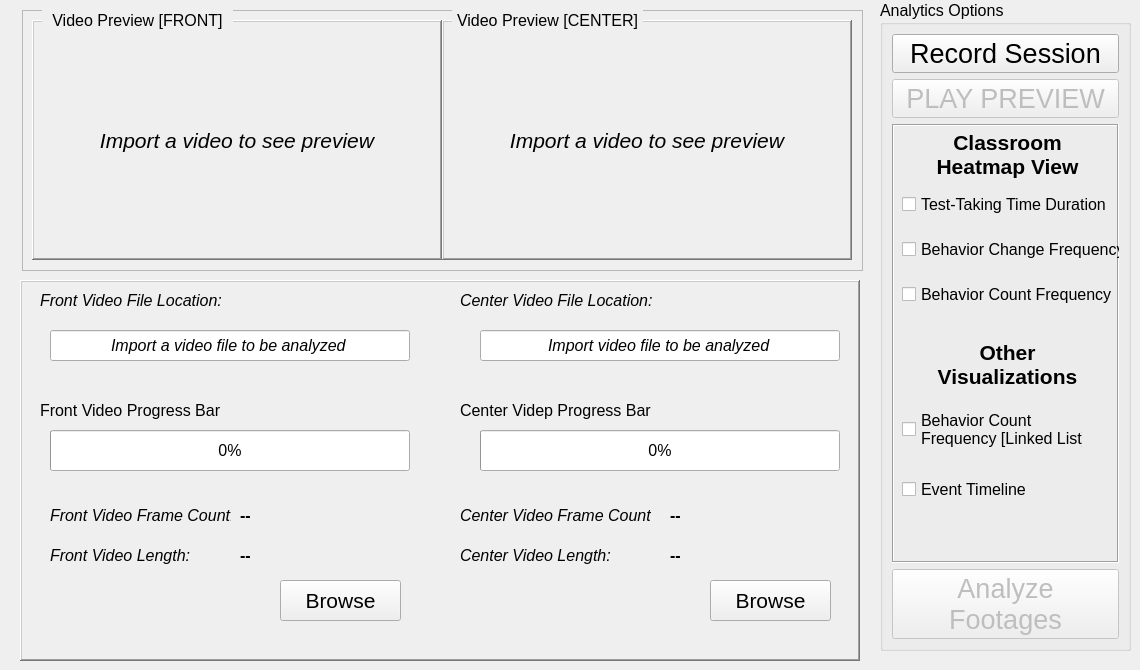
         <widget class="QWidget" name="page_2">
          <widget class="QFrame" name="browse_frame">
           <property name="geometry">
            <rect>
             <x>20</x>
             <y>280</y>
             <width>840</width>
             <height>381</height>
            </rect>
           </property>
           <property name="font">
            <font>
             <pointsize>12</pointsize>
            </font>
           </property>
           <property name="frameShape">
            <enum>QFrame::Shape::WinPanel</enum>
           </property>
           <property name="frameShadow">
            <enum>QFrame::Shadow::Raised</enum>
           </property>
           <widget class="QLabel" name="FileLocation_front">
            <property name="geometry">
             <rect>
              <x>20</x>
              <y>10</y>
              <width>211</width>
              <height>21</height>
             </rect>
            </property>
            <property name="font">
             <font>
              <pointsize>12</pointsize>
              <italic>true</italic>
             </font>
            </property>
            <property name="text">
             <string>Front Video File Location: </string>
            </property>
           </widget>
           <widget class="QLineEdit" name="videodirectory_front">
            <property name="geometry">
             <rect>
              <x>30</x>
              <y>50</y>
              <width>360</width>
              <height>31</height>
             </rect>
            </property>
            <property name="font">
             <font>
              <pointsize>12</pointsize>
              <italic>true</italic>
             </font>
            </property>
            <property name="text">
             <string>Import a video file to be analyzed</string>
            </property>
            <property name="alignment">
             <set>Qt::AlignmentFlag::AlignCenter</set>
            </property>
           </widget>
           <widget class="QLabel" name="FileLocation_center">
            <property name="geometry">
             <rect>
              <x>440</x>
              <y>10</y>
              <width>211</width>
              <height>21</height>
             </rect>
            </property>
            <property name="font">
             <font>
              <pointsize>12</pointsize>
              <italic>true</italic>
             </font>
            </property>
            <property name="text">
             <string>Center Video File Location:</string>
            </property>
           </widget>
           <widget class="QLineEdit" name="lineEdit_2">
            <property name="geometry">
             <rect>
              <x>460</x>
              <y>50</y>
              <width>360</width>
              <height>31</height>
             </rect>
            </property>
            <property name="font">
             <font>
              <pointsize>12</pointsize>
              <italic>true</italic>
             </font>
            </property>
            <property name="inputMask">
             <string/>
            </property>
            <property name="text">
             <string>Import video file to be analyzed</string>
            </property>
            <property name="alignment">
             <set>Qt::AlignmentFlag::AlignCenter</set>
            </property>
           </widget>
           <widget class="QLabel" name="label_2">
            <property name="geometry">
             <rect>
              <x>20</x>
              <y>120</y>
              <width>211</width>
              <height>21</height>
             </rect>
            </property>
            <property name="font">
             <font>
              <pointsize>12</pointsize>
             </font>
            </property>
            <property name="text">
             <string>Front Video Progress Bar</string>
            </property>
           </widget>
           <widget class="QProgressBar" name="progressBar_front">
            <property name="enabled">
             <bool>true</bool>
            </property>
            <property name="geometry">
             <rect>
              <x>30</x>
              <y>150</y>
              <width>360</width>
              <height>41</height>
             </rect>
            </property>
            <property name="font">
             <font>
              <pointsize>12</pointsize>
             </font>
            </property>
            <property name="statusTip">
             <string/>
            </property>
            <property name="layoutDirection">
             <enum>Qt::LayoutDirection::LeftToRight</enum>
            </property>
            <property name="autoFillBackground">
             <bool>false</bool>
            </property>
            <property name="value">
             <number>0</number>
            </property>
            <property name="alignment">
             <set>Qt::AlignmentFlag::AlignBottom|Qt::AlignmentFlag::AlignRight|Qt::AlignmentFlag::AlignTrailing</set>
            </property>
            <property name="textVisible">
             <bool>true</bool>
            </property>
            <property name="orientation">
             <enum>Qt::Orientation::Horizontal</enum>
            </property>
            <property name="invertedAppearance">
             <bool>false</bool>
            </property>
            <property name="textDirection">
             <enum>QProgressBar::Direction::TopToBottom</enum>
            </property>
            <property name="format">
             <string>%p%</string>
            </property>
           </widget>
           <widget class="QProgressBar" name="progressBar_center">
            <property name="geometry">
             <rect>
              <x>460</x>
              <y>150</y>
              <width>360</width>
              <height>41</height>
             </rect>
            </property>
            <property name="value">
             <number>0</number>
            </property>
            <property name="alignment">
             <set>Qt::AlignmentFlag::AlignBottom|Qt::AlignmentFlag::AlignRight|Qt::AlignmentFlag::AlignTrailing</set>
            </property>
           </widget>
           <widget class="QLabel" name="label_3">
            <property name="geometry">
             <rect>
              <x>440</x>
              <y>120</y>
              <width>211</width>
              <height>21</height>
             </rect>
            </property>
            <property name="text">
             <string>Center Videp Progress Bar</string>
            </property>
           </widget>
           <widget class="QLabel" name="front_frame_count">
            <property name="geometry">
             <rect>
              <x>220</x>
              <y>220</y>
              <width>81</width>
              <height>31</height>
             </rect>
            </property>
            <property name="font">
             <font>
              <pointsize>12</pointsize>
              <italic>false</italic>
              <bold>true</bold>
             </font>
            </property>
            <property name="text">
             <string>--</string>
            </property>
            <property name="alignment">
             <set>Qt::AlignmentFlag::AlignLeading|Qt::AlignmentFlag::AlignLeft|Qt::AlignmentFlag::AlignVCenter</set>
            </property>
           </widget>
           <widget class="QLabel" name="somelabelforprogrss_3">
            <property name="geometry">
             <rect>
              <x>30</x>
              <y>220</y>
              <width>181</width>
              <height>31</height>
             </rect>
            </property>
            <property name="font">
             <font>
              <pointsize>12</pointsize>
              <italic>true</italic>
              <bold>false</bold>
             </font>
            </property>
            <property name="text">
             <string>Front Video Frame Count:</string>
            </property>
            <property name="alignment">
             <set>Qt::AlignmentFlag::AlignLeading|Qt::AlignmentFlag::AlignLeft|Qt::AlignmentFlag::AlignVCenter</set>
            </property>
           </widget>
           <widget class="QLabel" name="somelabelforprogrss_4">
            <property name="geometry">
             <rect>
              <x>30</x>
              <y>260</y>
              <width>161</width>
              <height>31</height>
             </rect>
            </property>
            <property name="font">
             <font>
              <pointsize>12</pointsize>
              <italic>true</italic>
              <bold>false</bold>
             </font>
            </property>
            <property name="text">
             <string>Front Video Length:</string>
            </property>
            <property name="alignment">
             <set>Qt::AlignmentFlag::AlignLeading|Qt::AlignmentFlag::AlignLeft|Qt::AlignmentFlag::AlignVCenter</set>
            </property>
           </widget>
           <widget class="QPushButton" name="import_video_button_front">
            <property name="geometry">
             <rect>
              <x>260</x>
              <y>300</y>
              <width>121</width>
              <height>41</height>
             </rect>
            </property>
            <property name="font">
             <font>
              <pointsize>16</pointsize>
              <bold>false</bold>
             </font>
            </property>
            <property name="autoFillBackground">
             <bool>false</bool>
            </property>
            <property name="text">
             <string>Browse</string>
            </property>
           </widget>
           <widget class="QLabel" name="front_video_length">
            <property name="geometry">
             <rect>
              <x>220</x>
              <y>260</y>
              <width>81</width>
              <height>31</height>
             </rect>
            </property>
            <property name="font">
             <font>
              <pointsize>12</pointsize>
              <italic>false</italic>
              <bold>true</bold>
             </font>
            </property>
            <property name="text">
             <string>--</string>
            </property>
            <property name="alignment">
             <set>Qt::AlignmentFlag::AlignLeading|Qt::AlignmentFlag::AlignLeft|Qt::AlignmentFlag::AlignVCenter</set>
            </property>
           </widget>
           <widget class="QLabel" name="somelabelforprogrss_5">
            <property name="geometry">
             <rect>
              <x>440</x>
              <y>260</y>
              <width>161</width>
              <height>31</height>
             </rect>
            </property>
            <property name="font">
             <font>
              <pointsize>12</pointsize>
              <italic>true</italic>
              <bold>false</bold>
             </font>
            </property>
            <property name="text">
             <string>Center Video Length:</string>
            </property>
            <property name="alignment">
             <set>Qt::AlignmentFlag::AlignLeading|Qt::AlignmentFlag::AlignLeft|Qt::AlignmentFlag::AlignVCenter</set>
            </property>
           </widget>
           <widget class="QPushButton" name="import_video_button_center">
            <property name="geometry">
             <rect>
              <x>690</x>
              <y>300</y>
              <width>121</width>
              <height>41</height>
             </rect>
            </property>
            <property name="font">
             <font>
              <pointsize>16</pointsize>
              <bold>false</bold>
             </font>
            </property>
            <property name="autoFillBackground">
             <bool>false</bool>
            </property>
            <property name="text">
             <string>Browse</string>
            </property>
           </widget>
           <widget class="QLabel" name="somelabelforprogrss_7">
            <property name="geometry">
             <rect>
              <x>440</x>
              <y>220</y>
              <width>191</width>
              <height>31</height>
             </rect>
            </property>
            <property name="font">
             <font>
              <pointsize>12</pointsize>
              <italic>true</italic>
              <bold>false</bold>
             </font>
            </property>
            <property name="text">
             <string>Center Video Frame Count:</string>
            </property>
            <property name="alignment">
             <set>Qt::AlignmentFlag::AlignLeading|Qt::AlignmentFlag::AlignLeft|Qt::AlignmentFlag::AlignVCenter</set>
            </property>
           </widget>
           <widget class="QLabel" name="center_video_length">
            <property name="geometry">
             <rect>
              <x>650</x>
              <y>260</y>
              <width>71</width>
              <height>31</height>
             </rect>
            </property>
            <property name="font">
             <font>
              <pointsize>12</pointsize>
              <italic>false</italic>
              <bold>true</bold>
             </font>
            </property>
            <property name="text">
             <string>--</string>
            </property>
            <property name="alignment">
             <set>Qt::AlignmentFlag::AlignLeading|Qt::AlignmentFlag::AlignLeft|Qt::AlignmentFlag::AlignVCenter</set>
            </property>
           </widget>
           <widget class="QLabel" name="center_frame_count">
            <property name="geometry">
             <rect>
              <x>650</x>
              <y>220</y>
              <width>71</width>
              <height>31</height>
             </rect>
            </property>
            <property name="font">
             <font>
              <pointsize>12</pointsize>
              <italic>false</italic>
              <bold>true</bold>
             </font>
            </property>
            <property name="text">
             <string>--</string>
            </property>
            <property name="alignment">
             <set>Qt::AlignmentFlag::AlignLeading|Qt::AlignmentFlag::AlignLeft|Qt::AlignmentFlag::AlignVCenter</set>
            </property>
           </widget>
          </widget>
          <widget class="QFrame" name="frame_4">
           <property name="geometry">
            <rect>
             <x>22</x>
             <y>10</y>
             <width>841</width>
             <height>261</height>
            </rect>
           </property>
           <property name="frameShape">
            <enum>QFrame::Shape::StyledPanel</enum>
           </property>
           <property name="frameShadow">
            <enum>QFrame::Shadow::Raised</enum>
           </property>
           <widget class="QLabel" name="video_preview_label_front">
            <property name="geometry">
             <rect>
              <x>10</x>
              <y>10</y>
              <width>410</width>
              <height>240</height>
             </rect>
            </property>
            <property name="font">
             <font>
              <pointsize>16</pointsize>
              <italic>true</italic>
             </font>
            </property>
            <property name="frameShape">
             <enum>QFrame::Shape::WinPanel</enum>
            </property>
            <property name="frameShadow">
             <enum>QFrame::Shadow::Raised</enum>
            </property>
            <property name="text">
             <string>Import a video to see preview</string>
            </property>
            <property name="alignment">
             <set>Qt::AlignmentFlag::AlignCenter</set>
            </property>
           </widget>
           <widget class="QLabel" name="video_preview_label_center">
            <property name="geometry">
             <rect>
              <x>420</x>
              <y>10</y>
              <width>410</width>
              <height>240</height>
             </rect>
            </property>
            <property name="font">
             <font>
              <pointsize>16</pointsize>
              <italic>true</italic>
             </font>
            </property>
            <property name="frameShape">
             <enum>QFrame::Shape::WinPanel</enum>
            </property>
            <property name="frameShadow">
             <enum>QFrame::Shadow::Raised</enum>
            </property>
            <property name="text">
             <string>Import a video to see preview</string>
            </property>
            <property name="alignment">
             <set>Qt::AlignmentFlag::AlignCenter</set>
            </property>
           </widget>
           <widget class="QLabel" name="label_29">
            <property name="geometry">
             <rect>
              <x>430</x>
              <y>0</y>
              <width>191</width>
              <height>21</height>
             </rect>
            </property>
            <property name="font">
             <font>
              <pointsize>12</pointsize>
             </font>
            </property>
            <property name="autoFillBackground">
             <bool>true</bool>
            </property>
            <property name="text">
             <string>Video Preview [CENTER]</string>
            </property>
            <property name="alignment">
             <set>Qt::AlignmentFlag::AlignCenter</set>
            </property>
           </widget>
           <widget class="QLabel" name="label_30">
            <property name="geometry">
             <rect>
              <x>20</x>
              <y>0</y>
              <width>191</width>
              <height>21</height>
             </rect>
            </property>
            <property name="font">
             <font>
              <pointsize>12</pointsize>
             </font>
            </property>
            <property name="autoFillBackground">
             <bool>true</bool>
            </property>
            <property name="text">
             <string>Video Preview [FRONT]</string>
            </property>
            <property name="alignment">
             <set>Qt::AlignmentFlag::AlignCenter</set>
            </property>
           </widget>
          </widget>
          <widget class="QGroupBox" name="groupBox_2">
           <property name="geometry">
            <rect>
             <x>880</x>
             <y>0</y>
             <width>251</width>
             <height>651</height>
            </rect>
           </property>
           <property name="font">
            <font>
             <pointsize>12</pointsize>
            </font>
           </property>
           <property name="title">
            <string>Analytics Options</string>
           </property>
           <layout class="QGridLayout" name="gridLayout_3">
            <item row="2" column="0">
             <widget class="QFrame" name="frame_7">
              <property name="frameShape">
               <enum>QFrame::Shape::Box</enum>
              </property>
              <property name="frameShadow">
               <enum>QFrame::Shadow::Sunken</enum>
              </property>
              <property name="lineWidth">
               <number>1</number>
              </property>
              <widget class="QLabel" name="label_16">
               <property name="geometry">
                <rect>
                 <x>0</x>
                 <y>0</y>
                 <width>231</width>
                 <height>61</height>
                </rect>
               </property>
               <property name="font">
                <font>
                 <pointsize>16</pointsize>
                 <bold>true</bold>
                </font>
               </property>
               <property name="text">
                <string>Classroom
Heatmap View</string>
               </property>
               <property name="alignment">
                <set>Qt::AlignmentFlag::AlignCenter</set>
               </property>
              </widget>
              <widget class="QCheckBox" name="behavior_change_freq_chkbox">
               <property name="geometry">
                <rect>
                 <x>10</x>
                 <y>110</y>
                 <width>221</width>
                 <height>31</height>
                </rect>
               </property>
               <property name="font">
                <font>
                 <pointsize>12</pointsize>
                </font>
               </property>
               <property name="text">
                <string>Behavior Change Frequency</string>
               </property>
              </widget>
              <widget class="QCheckBox" name="tesk_taking_time_chkbox">
               <property name="geometry">
                <rect>
                 <x>10</x>
                 <y>70</y>
                 <width>211</width>
                 <height>21</height>
                </rect>
               </property>
               <property name="font">
                <font>
                 <pointsize>12</pointsize>
                </font>
               </property>
               <property name="text">
                <string>Test-Taking Time Duration</string>
               </property>
              </widget>
              <widget class="QCheckBox" name="behavior_count_freq_chkbox">
               <property name="geometry">
                <rect>
                 <x>10</x>
                 <y>150</y>
                 <width>211</width>
                 <height>41</height>
                </rect>
               </property>
               <property name="font">
                <font>
                 <pointsize>12</pointsize>
                </font>
               </property>
               <property name="text">
                <string>Behavior Count Frequency</string>
               </property>
              </widget>
              <widget class="QLabel" name="label_20">
               <property name="geometry">
                <rect>
                 <x>0</x>
                 <y>210</y>
                 <width>231</width>
                 <height>61</height>
                </rect>
               </property>
               <property name="font">
                <font>
                 <pointsize>16</pointsize>
                 <bold>true</bold>
                </font>
               </property>
               <property name="text">
                <string>Other
Visualizations</string>
               </property>
               <property name="alignment">
                <set>Qt::AlignmentFlag::AlignCenter</set>
               </property>
              </widget>
              <widget class="QCheckBox" name="behavior_count_link_list_chkbox">
               <property name="geometry">
                <rect>
                 <x>10</x>
                 <y>280</y>
                 <width>181</width>
                 <height>51</height>
                </rect>
               </property>
               <property name="font">
                <font>
                 <pointsize>12</pointsize>
                </font>
               </property>
               <property name="text">
                <string>Behavior Count
Frequency [Linked List]</string>
               </property>
              </widget>
              <widget class="QCheckBox" name="event_timeline_chkbox">
               <property name="geometry">
                <rect>
                 <x>10</x>
                 <y>350</y>
                 <width>131</width>
                 <height>31</height>
                </rect>
               </property>
               <property name="font">
                <font>
                 <pointsize>12</pointsize>
                </font>
               </property>
               <property name="text">
                <string>Event Timeline</string>
               </property>
              </widget>
             </widget>
            </item>
            <item row="1" column="0">
             <widget class="QPushButton" name="play_pause_button_video_preview">
              <property name="enabled">
               <bool>false</bool>
              </property>
              <property name="font">
               <font>
                <pointsize>20</pointsize>
               </font>
              </property>
              <property name="text">
               <string>PLAY PREVIEW</string>
              </property>
             </widget>
            </item>
            <item row="0" column="0">
             <widget class="QPushButton" name="recording_window_button">
              <property name="font">
               <font>
                <pointsize>20</pointsize>
                <bold>false</bold>
               </font>
              </property>
              <property name="text">
               <string>Record Session</string>
              </property>
             </widget>
            </item>
            <item row="3" column="0">
             <widget class="QPushButton" name="analyze_video_button">
              <property name="enabled">
               <bool>false</bool>
              </property>
              <property name="font">
               <font>
                <pointsize>20</pointsize>
                <bold>false</bold>
               </font>
              </property>
              <property name="text">
               <string>Analyze
Footages</string>
              </property>
             </widget>
            </item>
           </layout>
          </widget>
         </widget>
